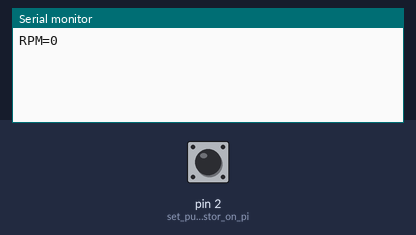
A sketch run on a simulated Arduino Uno, built with avr-gcc and run on an emulated ATmega328P. Parts: the last lines printed to the serial monitor. The inputs (shaded band) are chosen by the test bench; at power-on: pin 2 (set_pullup_resistor_on_pi) HIGH.

Above: at 1.2 s.
1.3 s: pin 2 (set_pullup_resistor_on_pi) pulled LOW for 0.15 s
At 2.6 s:
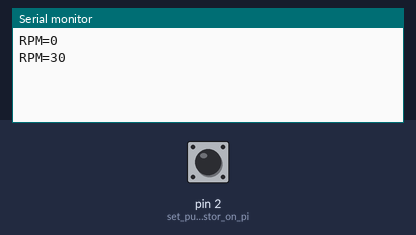
2.9 s: pin 2 (set_pullup_resistor_on_pi) pulled LOW for 1 s
At 3.3 s:
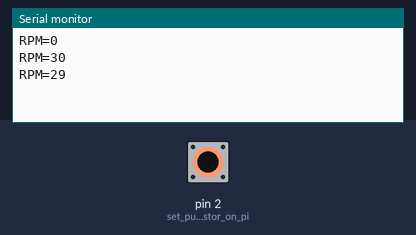
Timing chart, 0 to 5.9 s (numbered marks = the images above; inputs shaded):
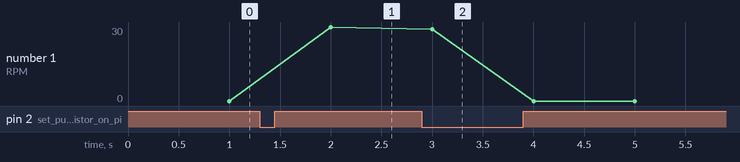

Measured:
- after the input at 1.3 s, the serial monitor: prints a new line after 0.70 s (image 1)
- after the input at 2.9 s, the serial monitor: prints a new line after 0.10 s (image 2)
- plotted number 1: 0 → 30 after the input at 1.3 s

The sketch:

Airflow.ino
```cpp
volatile byte pulse_count;
unsigned int rpm;
unsigned long last_time;

void rpm_int()
 {
      pulse_count++;
 }

void setup()
 {
   Serial.begin(9600);

   pinMode(2, INPUT_PULLUP); // set pullup resistor on pin 2
   attachInterrupt(0, rpm_int, FALLING); // interrupt 0 on pin 2

   pulse_count = 0;
   rpm = 0;
   last_time = 0;
 }

 void loop()
 {
   delay(1000); // wait for data
   detachInterrupt(0); // disable interrupts
   rpm = 30*1000/(millis() - last_time)*pulse_count; // with 2 pulses per revolution
   last_time = millis();
   pulse_count = 0;

   //Print out result to serial
   Serial.print("RPM=");
   Serial.println(rpm);

   //Restart the interrupt processing
   attachInterrupt(0, rpm_int, FALLING);
  }
```
